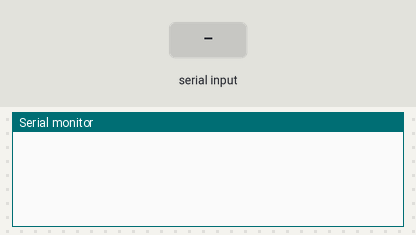
A sketch run on a simulated Arduino Uno, built with avr-gcc and run on an emulated ATmega328P. Parts: the last lines printed to the serial monitor. Inputs (shaded band) come from the test bench.

Above: at 1.2 s.
1.3 s: "S1" received over the second serial link
At 2.5 s:
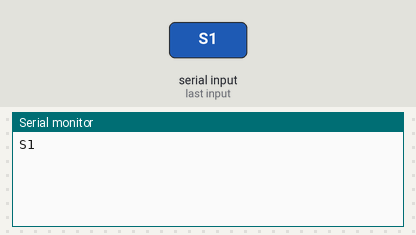
2.8 s: "S1" received over the second serial link
5.8 s: "S1" received over the second serial link
At 6.4 s:
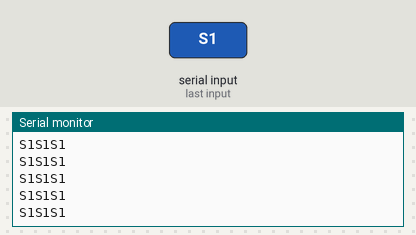

The sketch:

ARDuino_BTservo.ino
```cpp
//ArduinoBluetoothWithSmirfLED3Servos

#include <SoftwareSerial.h>
#include <Servo.h>

SoftwareSerial BT(10, 11);        //TX, RX respectively

//Variable holds info from Bluetooth
String state;
//set your servo name and pin # here:
Servo servoName;
int const servoPin=4;
void setup() {

 BT.begin(115200);
 Serial.begin(9600);              // serial communication to check the data on serial monitor
servoFunctionSet (servoPin,servoName);

}

//-----------------------------------------------------------------------//
void loop() {

  while (BT.available()){          //Check if there is an available byte to read

    delay(10);                      //Delay added to make reads stable (a little like a spam block)
    char c = BT.read();             //Created a variable called 'c'
    state += c;                     //Whenever 'c' is referenced it's the equivalent writing "BT.read()" #lazy


  }
  if (state.length() > 0) {
    Serial.println(state);          //Servo Functions

   if(state == "S1"){
     servoFunction(servoName);
     Serial.println ("S1");
   }
  }
}

void servoFunctionSet (int servoPin, Servo servoName){
servoName.attach(servoPin);
       servoName.write(90);
}
void servoFunction (Servo servoName){
  servoName.write(120);
    delay(2000);
    servoName.write(50);
    delay(1000);
    servoName.write(90);
    Serial.println ("servoFunction");
}
```

Measured:
- after the input at 1.3 s, the serial monitor: prints a new line at once (image 1)
- after the input at 5.8 s, the serial monitor: prints a new line after 0.07 s (image 2)
